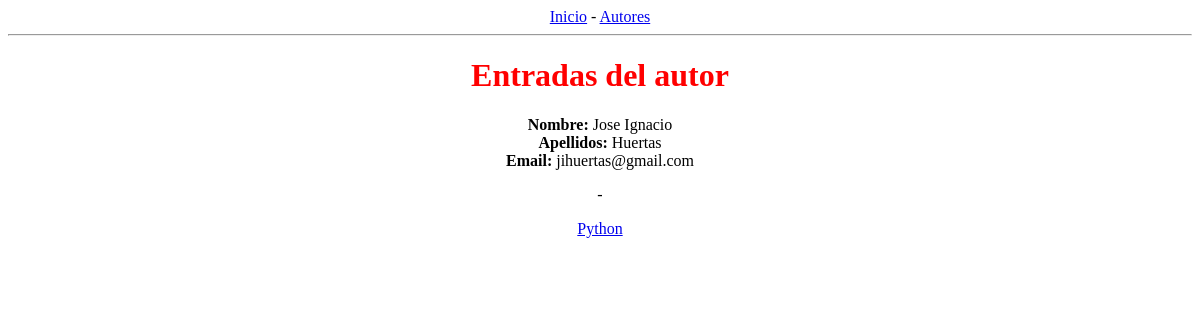
Before: /blog/autores/1/ with the older database file.
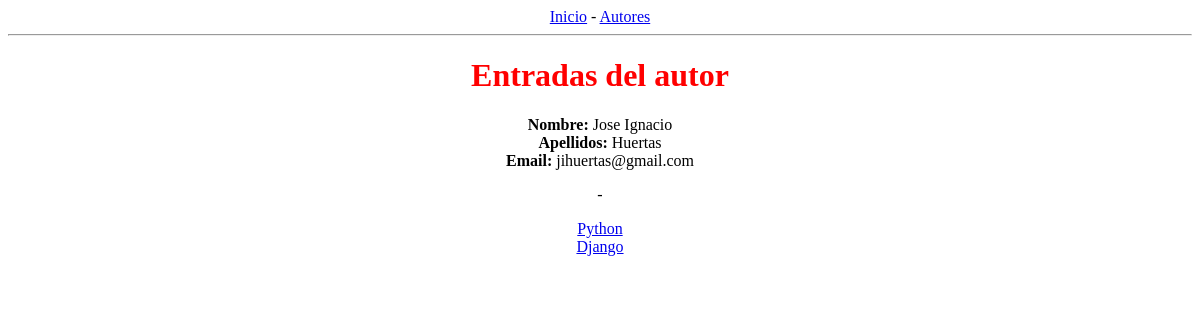
After: the same page with the newer database file.
### blog/models.py (models this page shows, shortened)
class Post(models.Model):
    titulo = models.CharField(max_length=200)
    autor = models.ForeignKey(Autor, on_delete=models.CASCADE, related_name='posts')
    categoria = models.ForeignKey(Categoria, on_delete=models.CASCADE, related_name='categoria')
    cuerpo = models.TextField()
    fecha_publicacion = models.DateTimeField()
    imagen = models.ImageField(upload_to="posts/", blank=True, null=True)

### blog/views.py (the view)
# urls.py: path("autores/<int:pk>/", views.entradasAutor, name="entradasAutor"),
def entradasAutor(request, pk):
    autor = Autor.objects.get(id=pk)
    posts = Post.objects.filter(autor=pk)
    context = {"posts": posts, "autor": autor}
    return render(request, "blog/entradasAutor.html", context)

### blog/templates/blog/entradasAutor.html
{% extends 'blog/index.html' %}
{% block main %}
    <h1>Entradas del autor</h1>
    <strong>Nombre: </strong> {{autor.nombre}} <br>
    <strong>Apellidos: </strong> {{autor.apellidos}} <br>
    <strong>Email: </strong> {{autor.email}} <br>
    <p>-</p>
    {% for post in posts%}
        <a href="{% url 'detallesEntrada' pk=post.pk %}">{{ post.titulo}}</a> <br>
    {% endfor %}
{% endblock %}

Changed rows visible on the page:
added Post: titulo "Django"
